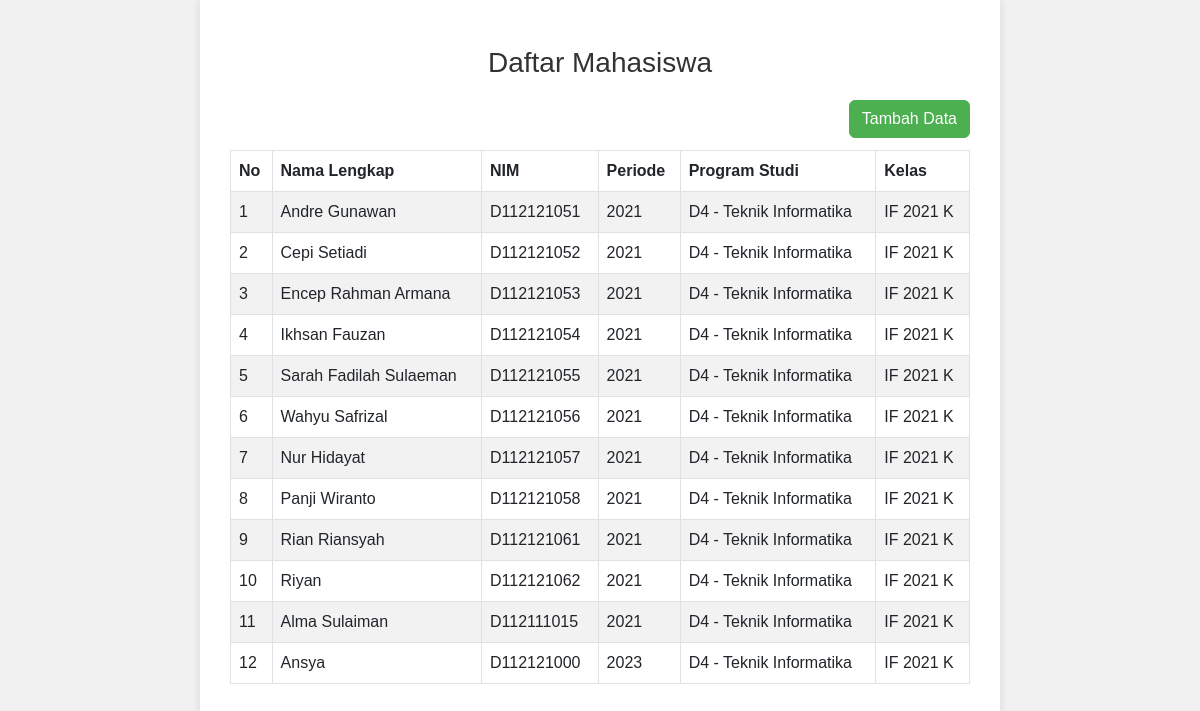
The app's page /Pertemuan13/index.php with its own data.
### tables this page shows
CREATE TABLE `mahasiswa` (
  `id` int(11) NOT NULL,
  `nama_lengkap` varchar(50) DEFAULT NULL,
  `nim` varchar(10) DEFAULT NULL,
  `program_studi` int(11) DEFAULT NULL,
  `periode` varchar(5) DEFAULT NULL,
  `foto` varchar(100) NOT NULL
);

CREATE TABLE `program_studi` (
  `ps_id` int(11) NOT NULL,
  `program_studi` varchar(50) DEFAULT NULL
);

CREATE TABLE `kelas` (
  `id_kelas` int(11) DEFAULT NULL,
  `nama_kelas` varchar(50) DEFAULT NULL
);

### Pertemuan13/index.php (the view, shortened to what this page needs)
<?php
$conn = mysqli_connect('localhost', 'root', '', 'tedc');
$result = mysqli_query($conn, "SELECT
                                    mahasiswa.id,
                                    mahasiswa.nama_lengkap,
                                    mahasiswa.nim,
                                    mahasiswa.periode,
                                    program_studi.program_studi,
                                    kelas.nama_kelas
                                FROM
                                    mahasiswa
                                    LEFT JOIN program_studi ON mahasiswa.program_studi = program_studi.ps_id
                                    LEFT JOIN kelas_mahasiswa ON mahasiswa.id = kelas_mahasiswa.mahasiswa_id
                                    LEFT JOIN kelas ON kelas_mahasiswa.kelas_id = kelas.id_kelas
                                WHERE
                                    kelas.nama_kelas LIKE '%IF 2021 K%'");
?>
<!DOCTYPE html>
<html lang="en">
<head>
    <link href="https://cdn.jsdelivr.net/npm/bootstrap@5.3.0/dist/css/bootstrap.min.css" rel="stylesheet">
</head>
<body>
    <div class="container">
        <h1 class="mt-3" style="text-align: center;">Daftar Mahasiswa</h1>
        <div class="text-end">
            <a href="insert.php" class="btn btn-primary">Tambah Data</a>
        </div>
        <table class="table table-bordered table-striped" style="margin-top: 12px;">
            <thead>
                <tr>
                    <th>No</th>
                    <th>Nama Lengkap</th>
                    <th>NIM</th>
                    <th>Periode</th>
                    <th>Program Studi</th>
                    <th>Kelas</th>
                </tr>
            </thead>
            <tbody>
                <?php
                $i = 1;
                while ($fetch_assoc = mysqli_fetch_assoc($result)) { ?>
                    <tr>
                        <td><?= $i++; ?></td>
                        <td><?= $fetch_assoc['nama_lengkap']; ?></td>
                        <td><?= $fetch_assoc['nim']; ?></td>
                        <td><?= $fetch_assoc['periode']; ?></td>
                        <td><?= $fetch_assoc['program_studi']; ?></td>
                        <td><?= $fetch_assoc['nama_kelas']; ?></td>
                    </tr>
                <?php } ?>
            </tbody>
        </table>
    </div>
</body>
</html>

### Pertemuan13/index.php (style rules this page uses)
body { font-family: Arial, sans-serif; background-color: #f1f1f1; }
.container { max-width: 800px; margin: 0 auto; padding: 30px; background-color: #fff; box-shadow: 0 0 10px rgba(0, 0, 0, 0.1); }
h1 { text-align: center; font-size: 28px; color: #333; margin-bottom: 20px; }
.text-end { text-align: end; }
.btn-primary { background-color: #4CAF50; border-color: #4CAF50; }
table { width: 100%; margin-top: 12px; }
th { background-color: #4CAF50; color: #fff; font-weight: bold; }
tbody tr:nth-child(even) { background-color: #f2f2f2; }
td { vertical-align: middle; }

### records on screen
mahasiswa: nama_lengkap "Andre Gunawan", nim "D112121051", periode "2021", program_studi.program_studi "D4 - Teknik Informatika", kelas.nama_kelas "IF 2021 K"
mahasiswa: nama_lengkap "Cepi Setiadi", nim "D112121052", periode "2021", program_studi.program_studi "D4 - Teknik Informatika", kelas.nama_kelas "IF 2021 K"
mahasiswa: nama_lengkap "Encep Rahman Armana", nim "D112121053", periode "2021", program_studi.program_studi "D4 - Teknik Informatika", kelas.nama_kelas "IF 2021 K"
mahasiswa: nama_lengkap "Ikhsan Fauzan", nim "D112121054", periode "2021", program_studi.program_studi "D4 - Teknik Informatika", kelas.nama_kelas "IF 2021 K"
mahasiswa: nama_lengkap "Sarah Fadilah Sulaeman", nim "D112121055", periode "2021", program_studi.program_studi "D4 - Teknik Informatika", kelas.nama_kelas "IF 2021 K"
mahasiswa: nama_lengkap "Wahyu Safrizal", nim "D112121056", periode "2021", program_studi.program_studi "D4 - Teknik Informatika", kelas.nama_kelas "IF 2021 K"
mahasiswa: nama_lengkap "Nur Hidayat", nim "D112121057", periode "2021", program_studi.program_studi "D4 - Teknik Informatika", kelas.nama_kelas "IF 2021 K"
mahasiswa: nama_lengkap "Panji Wiranto", nim "D112121058", periode "2021", program_studi.program_studi "D4 - Teknik Informatika", kelas.nama_kelas "IF 2021 K"
mahasiswa: nama_lengkap "Rian Riansyah", nim "D112121061", periode "2021", program_studi.program_studi "D4 - Teknik Informatika", kelas.nama_kelas "IF 2021 K"
mahasiswa: nama_lengkap "Riyan", nim "D112121062", periode "2021", program_studi.program_studi "D4 - Teknik Informatika", kelas.nama_kelas "IF 2021 K"
mahasiswa: nama_lengkap "Alma Sulaiman", nim "D112111015", periode "2021", program_studi.program_studi "D4 - Teknik Informatika", kelas.nama_kelas "IF 2021 K"
mahasiswa: nama_lengkap "Ansya", nim "D112121000", periode "2023", program_studi.program_studi "D4 - Teknik Informatika", kelas.nama_kelas "IF 2021 K"
